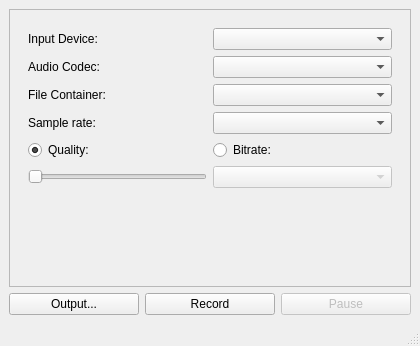
<?xml version="1.0" encoding="UTF-8"?>
<ui version="4.0">
 <class>AudioRecorder</class>
 <widget class="QMainWindow" name="AudioRecorder">
  <property name="geometry">
   <rect>
    <x>0</x>
    <y>0</y>
    <width>420</width>
    <height>346</height>
   </rect>
  </property>
  <property name="windowTitle">
   <string>MainWindow</string>
  </property>
  <widget class="QWidget" name="centralwidget">
   <layout class="QGridLayout" name="gridLayout_5">
    <item row="0" column="0" colspan="3">
     <widget class="QScrollArea" name="scrollArea">
      <property name="widgetResizable">
       <bool>true</bool>
      </property>
      <widget class="QWidget" name="scrollAreaWidgetContents">
       <property name="geometry">
        <rect>
         <x>0</x>
         <y>0</y>
         <width>398</width>
         <height>262</height>
        </rect>
       </property>
       <layout class="QGridLayout" name="gridLayout_4">
        <item row="0" column="0">
         <widget class="QWidget" name="widget" native="true">
          <layout class="QGridLayout" name="gridLayout_3">
           <item row="0" column="0">
            <layout class="QGridLayout" name="gridLayout_2">
             <item row="0" column="0">
              <widget class="QLabel" name="label">
               <property name="text">
                <string>Input Device:</string>
               </property>
              </widget>
             </item>
             <item row="0" column="1">
              <widget class="QComboBox" name="audioDeviceBox"/>
             </item>
             <item row="1" column="0">
              <widget class="QLabel" name="label_2">
               <property name="text">
                <string>Audio Codec:</string>
               </property>
              </widget>
             </item>
             <item row="1" column="1">
              <widget class="QComboBox" name="audioCodecBox"/>
             </item>
             <item row="2" column="0">
              <widget class="QLabel" name="label_3">
               <property name="text">
                <string>File Container:</string>
               </property>
              </widget>
             </item>
             <item row="2" column="1">
              <widget class="QComboBox" name="containerBox"/>
             </item>
             <item row="3" column="0">
              <widget class="QLabel" name="label_4">
               <property name="text">
                <string>Sample rate:</string>
               </property>
              </widget>
             </item>
             <item row="3" column="1">
              <widget class="QComboBox" name="sampleRateBox"/>
             </item>
            </layout>
           </item>
           <item row="1" column="0">
            <layout class="QGridLayout" name="gridLayout">
             <item row="0" column="0">
              <widget class="QRadioButton" name="constantQualityRadioButton">
               <property name="text">
                <string>Quality:</string>
               </property>
               <property name="checked">
                <bool>true</bool>
               </property>
              </widget>
             </item>
             <item row="0" column="1">
              <widget class="QRadioButton" name="constantBitrateRadioButton">
               <property name="text">
                <string>Bitrate:</string>
               </property>
              </widget>
             </item>
             <item row="1" column="0">
              <widget class="QSlider" name="qualitySlider">
               <property name="sizePolicy">
                <sizepolicy hsizetype="Expanding" vsizetype="Fixed">
                 <horstretch>1</horstretch>
                 <verstretch>0</verstretch>
                </sizepolicy>
               </property>
               <property name="orientation">
                <enum>Qt::Horizontal</enum>
               </property>
              </widget>
             </item>
             <item row="1" column="1">
              <widget class="QComboBox" name="bitrateBox">
               <property name="enabled">
                <bool>false</bool>
               </property>
               <property name="sizePolicy">
                <sizepolicy hsizetype="Preferred" vsizetype="Fixed">
                 <horstretch>1</horstretch>
                 <verstretch>0</verstretch>
                </sizepolicy>
               </property>
              </widget>
             </item>
            </layout>
           </item>
           <item row="2" column="0">
            <spacer name="verticalSpacer">
             <property name="orientation">
              <enum>Qt::Vertical</enum>
             </property>
             <property name="sizeHint" stdset="0">
              <size>
               <width>20</width>
               <height>29</height>
              </size>
             </property>
            </spacer>
           </item>
          </layout>
         </widget>
        </item>
       </layout>
      </widget>
     </widget>
    </item>
    <item row="1" column="0">
     <widget class="QPushButton" name="outputButton">
      <property name="text">
       <string>Output...</string>
      </property>
     </widget>
    </item>
    <item row="1" column="1">
     <widget class="QPushButton" name="recordButton">
      <property name="text">
       <string>Record</string>
      </property>
     </widget>
    </item>
    <item row="1" column="2">
     <widget class="QPushButton" name="pauseButton">
      <property name="enabled">
       <bool>false</bool>
      </property>
      <property name="text">
       <string>Pause</string>
      </property>
     </widget>
    </item>
   </layout>
  </widget>
  <widget class="QStatusBar" name="statusbar"/>
 </widget>
 <resources/>
 <connections>
  <connection>
   <sender>constantQualityRadioButton</sender>
   <signal>toggled(bool)</signal>
   <receiver>qualitySlider</receiver>
   <slot>setEnabled(bool)</slot>
   <hints>
    <hint type="sourcelabel">
     <x>113</x>
     <y>197</y>
    </hint>
    <hint type="destinationlabel">
     <x>115</x>
     <y>223</y>
    </hint>
   </hints>
  </connection>
  <connection>
   <sender>constantBitrateRadioButton</sender>
   <signal>toggled(bool)</signal>
   <receiver>bitrateBox</receiver>
   <slot>setEnabled(bool)</slot>
   <hints>
    <hint type="sourcelabel">
     <x>173</x>
     <y>259</y>
    </hint>
    <hint type="destinationlabel">
     <x>190</x>
     <y>291</y>
    </hint>
   </hints>
  </connection>
  <connection>
   <sender>outputButton</sender>
   <signal>clicked()</signal>
   <receiver>AudioRecorder</receiver>
   <slot>setOutputLocation()</slot>
   <hints>
    <hint type="sourcelabel">
     <x>46</x>
     <y>340</y>
    </hint>
    <hint type="destinationlabel">
     <x>6</x>
     <y>302</y>
    </hint>
   </hints>
  </connection>
  <connection>
   <sender>recordButton</sender>
   <signal>clicked()</signal>
   <receiver>AudioRecorder</receiver>
   <slot>toggleRecord()</slot>
   <hints>
    <hint type="sourcelabel">
     <x>191</x>
     <y>340</y>
    </hint>
    <hint type="destinationlabel">
     <x>113</x>
     <y>317</y>
    </hint>
   </hints>
  </connection>
  <connection>
   <sender>pauseButton</sender>
   <signal>clicked()</signal>
   <receiver>AudioRecorder</receiver>
   <slot>togglePause()</slot>
   <hints>
    <hint type="sourcelabel">
     <x>252</x>
     <y>334</y>
    </hint>
    <hint type="destinationlabel">
     <x>258</x>
     <y>346</y>
    </hint>
   </hints>
  </connection>
 </connections>
 <slots>
  <slot>setOutputLocation()</slot>
  <slot>toggleRecord()</slot>
  <slot>togglePause()</slot>
 </slots>
</ui>
